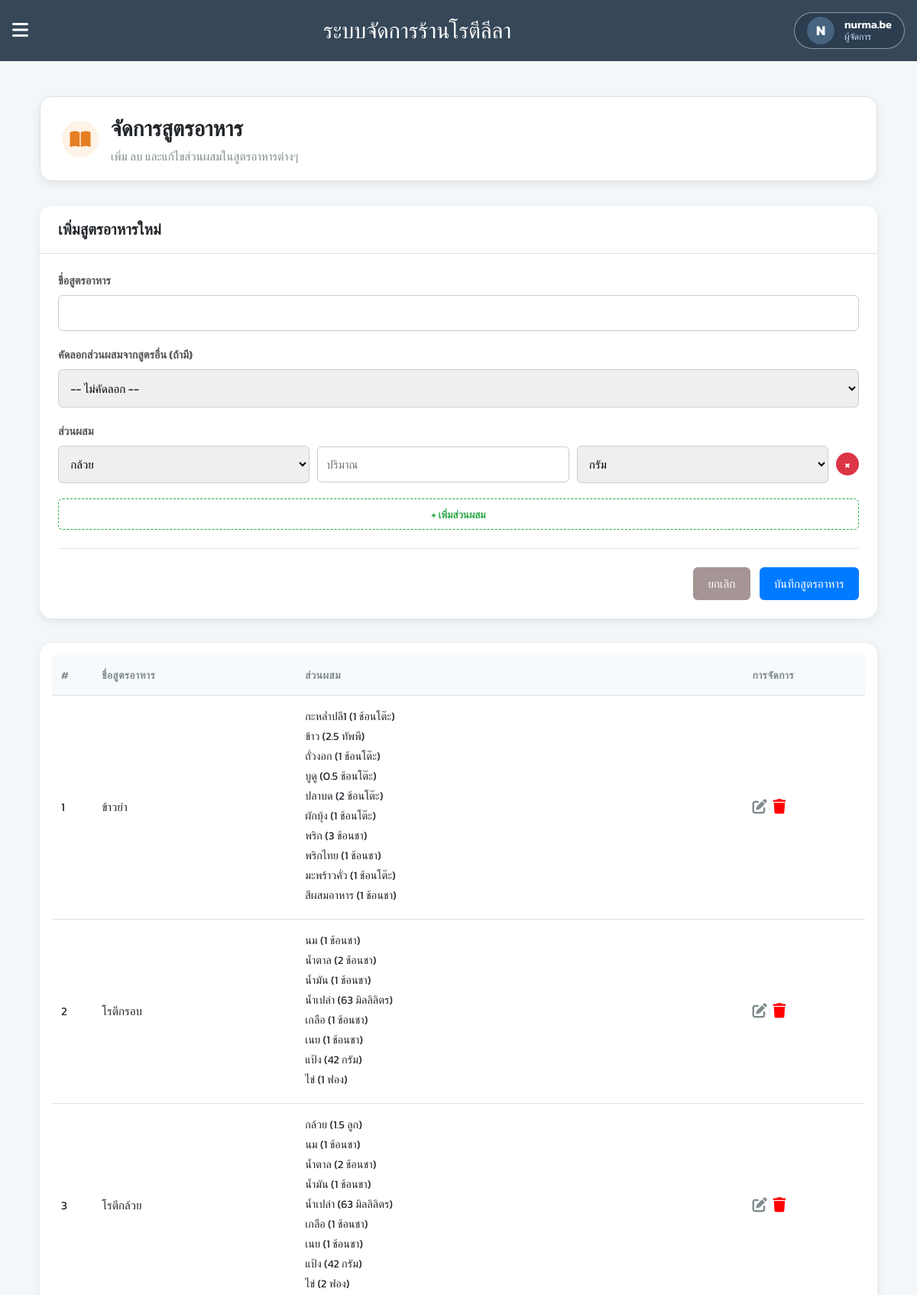
The app's page /recipe/own.editrecipe.php (signed in, upper part) with its own data.
### tables this page shows
CREATE TABLE `recipes` (
  `Recipes_id` int(3) NOT NULL,
  `Recipes_name` varchar(25) NOT NULL,
  `created_at` datetime NOT NULL DEFAULT current_timestamp(),
  `updated_at` datetime NOT NULL DEFAULT current_timestamp()
);

CREATE TABLE `ingredient` (
  `ingredient_id` int(11) NOT NULL,
  `Recipes_id` int(3) NOT NULL,
  `material_id` int(3) NOT NULL,
  `ingr_quantity` decimal(4,2) NOT NULL,
  `Unit_id` int(3) NOT NULL,
  `created_at` datetime NOT NULL DEFAULT current_timestamp(),
  `updated_at` datetime NOT NULL DEFAULT current_timestamp()
);

CREATE TABLE `material` (
  `material_id` int(3) NOT NULL,
  `material_name` varchar(25) NOT NULL,
  `material_quantity` decimal(7,2) NOT NULL,
  `base_quantity` decimal(10,2) NOT NULL COMMENT 'ปริมาณในหน่วยย่อยที่สุด (กรัม, มล., หน่วย)',
  `base_unit` varchar(10) NOT NULL COMMENT 'หน่วยย่อยที่สุด',
  `expiry_date` date DEFAULT NULL,
  `min_stock` decimal(10,2) DEFAULT NULL,
  `max_stock` decimal(10,2) DEFAULT NULL,
  `price_per_unit` decimal(10,2) DEFAULT NULL,
  `supplier` varchar(100) DEFAULT NULL,
  `Unit_id` int(3) NOT NULL,
  `unit_name` varchar(20) NOT NULL,
  `created_at` datetime NOT NULL DEFAULT current_timestamp(),
  `updated_at` datetime NOT NULL DEFAULT current_timestamp()
);

CREATE TABLE `unit` (
  `Unit_id` int(3) NOT NULL,
  `Unit_name` varchar(25) NOT NULL DEFAULT 'กิโลกรัม'
);

### recipe/own.editrecipe.php (the view, shortened to what this page needs)
<?php
include('../data/db_connect.php');
$conn = new mysqli($servername, $username, $password, $dbname);
$conn->set_charset("utf8");
?>
<!DOCTYPE html>
<html lang="th">
<head>
    <link rel="stylesheet" href="../style/recipe.css?v=<?= time() ?>">
    <link rel="stylesheet" href="../style/navnsidebar.css?v=<?= time() ?>">
    <link rel="stylesheet" href="https://cdnjs.cloudflare.com/ajax/libs/font-awesome/6.5.0/css/all.min.css">
</head>
<body>
<?php include('../layout/navbar.php'); ?>
<div class="main-content">
    <div class="im-header">
        <div class="im-header-left">
            <div class="im-header-icon-wrapper" style="color: #e67e22; background-color: #fdf3e6;">
                <i class="fas fa-book-open"></i>
            </div>
            <div>
                <h1 class="im-title">จัดการสูตรอาหาร</h1>
                <p class="im-desc">เพิ่ม ลบ และแก้ไขส่วนผสมในสูตรอาหารต่างๆ</p>
            </div>
        </div>
    </div>
    <div class="form-section" id="recipeFormSection">
        <div class="form-header">
            <h2 id="form-title">เพิ่มสูตรอาหารใหม่</h2>
        </div>
        <form id="recipeForm" method="POST">
            <div class="form-item"><label for="recipes_name">ชื่อสูตรอาหาร</label><input type="text" id="recipes_name" name="recipes_name" class="form-control" required></div>
            <div class="form-item">
                <label for="baseRecipeSelect">คัดลอกส่วนผสมจากสูตรอื่น (ถ้ามี)</label>
                <select id="baseRecipeSelect" class="form-control" onchange="loadBaseRecipe(this.value)">
                    <option value="">-- ไม่คัดลอก --</option>
                </select>
            </div>
            <div class="form-item">
                <label>ส่วนผสม</label>
                <div id="ingredients-container"></div>
                <button type="button" class="btn-add-row" onclick="addIngredientRow()">+ เพิ่มส่วนผสม</button>
            </div>
<div class="form-actions">
    <button type="button" id="resetBtn" class="btn btn-secondary" onclick="resetForm()">ยกเลิก</button>
    <button type="submit" id="submitBtn" class="btn btn-save">บันทึกสูตรอาหาร</button>
</div>
        </form>
    </div>
    <div class="im-table-wrapper">
        <table class="im-table">
            <thead>
                <tr>
                    <th style="width: 5%;">#</th>
                    <th style="width: 25%;">ชื่อสูตรอาหาร</th>
                    <th>ส่วนผสม</th>
                    <th style="width: 15%;">การจัดการ</th>
                </tr>
            </thead>
            <tbody>
            <?php
            $counter = 1;
            $sql_get_recipes = "SELECT Recipes_id, Recipes_name FROM recipes ORDER BY Recipes_name COLLATE utf8mb4_general_ci";
            $recipes_list = $conn->query($sql_get_recipes);
            if ($recipes_list->num_rows > 0) {
                while ($recipe = $recipes_list->fetch_assoc()) {
                    echo "<tr><td>" . $counter . "</td><td>" . htmlspecialchars($recipe['Recipes_name']) . "</td><td>";
                    $sql_get_ingredients = "SELECT m.material_name, i.ingr_quantity, u.Unit_name FROM ingredient i JOIN material m ON i.material_id = m.material_id JOIN unit u ON i.Unit_id = u.Unit_id WHERE i.Recipes_id = " . $recipe['Recipes_id'] . " ORDER BY m.material_name COLLATE utf8mb4_general_ci";
                    $ingredients_list = $conn->query($sql_get_ingredients);
                    if ($ingredients_list->num_rows > 0) {
                        echo "<ul>";
                        while ($ingr = $ingredients_list->fetch_assoc()) { echo "<li>" . htmlspecialchars($ingr['material_name']) . " (" . rtrim(rtrim(number_format($ingr['ingr_quantity'], 2), '0'), '.') . " " . htmlspecialchars($ingr['Unit_name']) . ")</li>"; }
                        echo "</ul>";
                    } else { echo "<i>(ยังไม่มีส่วนผสม)</i>"; }
                    echo "</td><td><button type='button' class='im-action-btn im-edit' title='แก้ไข' onclick='editRecipe(" . $recipe['Recipes_id'] . ")'><i class='fas fa-edit'></i></button><button type='button' class='im-action-btn im-delete' title='ลบ' onclick='openDeletePopup(" . $recipe['Recipes_id'] . ", \"" . htmlspecialchars(addslashes($recipe['Recipes_name'])) . "\")'><i class='fas fa-trash'></i></button></td></tr>";
                    $counter++;
                }
            } else { echo "<tr><td colspan='4' style='text-align:center;'>ยังไม่มีข้อมูลสูตรอาหาร</td></tr>"; }
            ?>
            </tbody>
        </table>
    </div>
</div>
</body>
</html>

### style/recipe.css (style rules this page uses)
:root { --primary-color: #3498db; --primary-hover: #2980b9; --success-color: #27ae60; --warning-color: #f39c12; --danger-color: #e74c3c; --text-dark: #2c3e50; --text-secondary: #7f8c8d; --text-body: #34495e; --bg-color: #f4f7f9; --panel-bg: #ffffff; --border-color: #e0e6ed; --font-family: 'Kanit', sans-serif; --border-radius-md: 12px; --border-radius-lg: 16px; --shadow: 0 4px 12px rgba(0, 0, 0, 0.08); }
* { box-sizing: border-box; margin: 0; padding: 0; }
body, html { font-family: var(--font-family); background-color: var(--bg-color); color: var(--text-body); }
.main-content { max-width: 1200px; margin: 40px auto 0 auto; padding: 24px; margin-top: 100px; }
.im-header { display: flex; align-items: center; justify-content: space-between; background: var(--panel-bg); border-radius: var(--border-radius-lg); box-shadow: var(--shadow); padding: 20px 28px; border: 1px solid var(--border-color); margin-bottom: 2rem; margin-top: 130px; }
.im-header-left { display: flex; align-items: center; gap: 16px; }
.im-header-icon-wrapper { width: 48px; height: 48px; display: flex; align-items: center; justify-content: center; border-radius: 50%; }
.im-header-icon-wrapper i { font-size: 1.5rem; }
.im-title { font-size: 1.75rem; font-weight: 600; color: var(--text-dark); margin-bottom: 4px; }
.im-desc { color: var(--text-secondary); font-size: 0.95rem; margin: 0; }
.form-section { background: var(--panel-bg); border-radius: var(--border-radius-lg); box-shadow: var(--shadow); margin-bottom: 2rem; overflow: hidden; scroll-margin-top: 100px; }
.form-header { padding: 1rem 1.5rem; border-bottom: 1px solid var(--border-color); }
.form-header h2 { font-size: 1.25rem; color: var(--text-dark); margin: 0; }
#recipeForm { padding: 1.5rem; }
.form-item { margin-bottom: 1.25rem; }
.form-item label { display: block; margin-bottom: 0.5rem; font-weight: 600; color: #555; font-size: 0.9rem; }
.form-control { display: block; width: 100%; padding: 0.7rem; border: 1px solid #ccc; border-radius: 6px; font-size: 0.95rem; transition: border-color 0.2s, box-shadow 0.2s; }
.btn-add-row { background: none; border: 1px dashed var(--success-color); color: var(--success-color); padding: 0.6rem 1.2rem; border-radius: 6px; cursor: pointer; font-weight: 600; width: 100%; margin-top: 10px; transition: background-color 0.2s; }
.form-actions { display: flex; gap: 0.75rem; justify-content: flex-end; margin-top: 1.5rem; padding-top: 1.5rem; border-top: 1px solid var(--border-color); }
.btn { padding: 0.6rem 1.2rem; border: none; border-radius: 6px; cursor: pointer; font-weight: 500; font-size: 0.95rem; transition: all 0.2s; }
.btn-save { background-color: var(--primary-color); color: white; }
.btn-secondary { background-color: #a69595; color: white; }
.fa-trash:before { content: "\f1f8"; color: red; }
.im-table-wrapper { background: var(--panel-bg); border-radius: var(--border-radius-lg); box-shadow: var(--shadow); padding: 1rem; margin-top: 2rem; }
.im-table { width: 100%; border-collapse: collapse; font-size: 0.95rem; }
.im-table th, .im-table td { padding: 1rem 0.75rem; text-align: left; border-bottom: 1px solid var(--border-color); }
.im-table thead th { background: #f7fafc; color: var(--text-secondary); font-size: 0.85rem; font-weight: 600; letter-spacing: 0.5px; text-transform: uppercase; }
.im-table td ul { list-style: none; padding: 0; margin: 0; }
.im-table td ul li { margin-bottom: 4px; font-size: 0.9rem; }
.im-action-btn { background: none; border: none; cursor: pointer; font-size: 1.2rem; margin-right: 8px; color: var(--text-secondary); transition: color 0.2s; }

### style/navnsidebar.css (style rules this page uses)
* { margin: 0; padding: 0; box-sizing: border-box; }
:root { --primary-color: #007bff; --success-color: #28a745; --danger-color: #dc3545; --light-bg: #f8f9fa; --border-color: #dee2e6; --text-dark: #212529; --text-muted: #6c757d; --body-bg: #f4f7f9; }
body { font-family: 'Kanit', sans-serif; background-color: var(--body-bg); min-height: 100vh; padding: 20px; color: var(--text-dark); }
input, button, select, textarea { font-family: 'Kanit', sans-serif; }
.main-content { margin-top: -56px; padding: 2rem; transition: margin-left 0.3s ease; }

### records on screen
recipes: Recipes_name "ข้าวยำ"
ingredient: material.material_name "กะหล่ำปลี1", ingr_quantity "1", Unit.Unit_name "ช้อนโต๊ะ"
ingredient: material.material_name "ข้าว", ingr_quantity "2.5", Unit.Unit_name "ทัพพี"
ingredient: material.material_name "ถั่วงอก", ingr_quantity "1", Unit.Unit_name "ช้อนโต๊ะ"
ingredient: material.material_name "บูดู", ingr_quantity "0.5", Unit.Unit_name "ช้อนโต๊ะ"
ingredient: material.material_name "ปลาบด", ingr_quantity "2", Unit.Unit_name "ช้อนโต๊ะ"
ingredient: material.material_name "ผักบุ้ง", ingr_quantity "1", Unit.Unit_name "ช้อนโต๊ะ"
ingredient: material.material_name "พริก", ingr_quantity "3", Unit.Unit_name "ช้อนชา"
ingredient: material.material_name "พริกไทย", ingr_quantity "1", Unit.Unit_name "ช้อนชา"
ingredient: material.material_name "มะพร้าวคั่ว", ingr_quantity "1", Unit.Unit_name "ช้อนโต๊ะ"
ingredient: material.material_name "สีผสมอาหาร", ingr_quantity "1", Unit.Unit_name "ช้อนชา"
recipes: Recipes_name "โรตีกรอบ"
ingredient: material.material_name "นม", ingr_quantity "1", Unit.Unit_name "ช้อนชา"
ingredient: material.material_name "น้ำตาล", ingr_quantity "2", Unit.Unit_name "ช้อนชา"
ingredient: material.material_name "น้ำมัน", ingr_quantity "1", Unit.Unit_name "ช้อนชา"
ingredient: material.material_name "น้ำเปล่า", ingr_quantity "63", Unit.Unit_name "มิลลิลิตร"
ingredient: material.material_name "เกลือ", ingr_quantity "1", Unit.Unit_name "ช้อนชา"
ingredient: material.material_name "เนย", ingr_quantity "1", Unit.Unit_name "ช้อนชา"
ingredient: material.material_name "แป้ง", ingr_quantity "42", Unit.Unit_name "กรัม"
ingredient: material.material_name "ไข่", ingr_quantity "1", Unit.Unit_name "ฟอง"
recipes: Recipes_name "โรตีกล้วย"
ingredient: material.material_name "กล้วย", ingr_quantity "1.5", Unit.Unit_name "ลูก"
ingredient: material.material_name "นม", ingr_quantity "1", Unit.Unit_name "ช้อนชา"
ingredient: material.material_name "น้ำตาล", ingr_quantity "2", Unit.Unit_name "ช้อนชา"
ingredient: material.material_name "น้ำมัน", ingr_quantity "1", Unit.Unit_name "ช้อนชา"
ingredient: material.material_name "น้ำเปล่า", ingr_quantity "63", Unit.Unit_name "มิลลิลิตร"
ingredient: material.material_name "เกลือ", ingr_quantity "1", Unit.Unit_name "ช้อนชา"
ingredient: material.material_name "เนย", ingr_quantity "1", Unit.Unit_name "ช้อนชา"
ingredient: material.material_name "แป้ง", ingr_quantity "42", Unit.Unit_name "กรัม"
ingredient: material.material_name "ไข่", ingr_quantity "2", Unit.Unit_name "ฟอง"

### other values on screen
$firstChar "N"
$username "nurma.be"
$roleDisplay "ผู้จัดการ"
